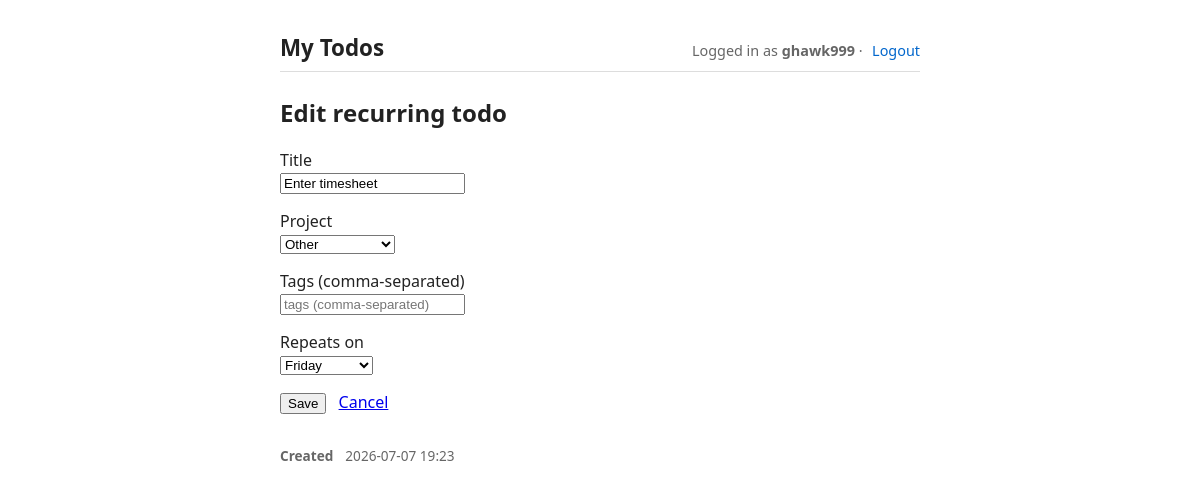
/recurring/edit/9/ (signed in), run on the app's committed database.
### todos/models.py (models this page shows, shortened)
class RecurringTodo(models.Model):
    DAYS_OF_WEEK = [
        (0, 'Monday'),
        (1, 'Tuesday'),
        (2, 'Wednesday'),
        (3, 'Thursday'),
        (4, 'Friday'),
        (5, 'Saturday'),
        (6, 'Sunday'),
    ]
    user = models.ForeignKey(
        settings.AUTH_USER_MODEL,
        on_delete=models.CASCADE,
        related_name='recurring_todos',
    )
    project = models.ForeignKey(
        Project,
        null=True,
        blank=True,
        on_delete=models.SET_NULL,
        related_name='recurring_todos',
    )
    tags = models.ManyToManyField(Tag, blank=True, related_name='recurring_todos')
    title = models.CharField(max_length=200)
    days_until_due = models.PositiveSmallIntegerField(null=True, blank=True)
    day_of_week = models.PositiveSmallIntegerField(choices=DAYS_OF_WEEK, default=6)
    created_at = models.DateTimeField(auto_now_add=True)
    class Meta:
        ordering = ['day_of_week', 'id']

### todos/views.py (the view, shortened to what this page needs)
# urls.py: path('recurring/edit/<int:pk>/', views.recurring_edit, name='recurring_edit'),
@login_required
def recurring_edit(request, pk):
    template = get_object_or_404(RecurringTodo, pk=pk, user=request.user)
    form = RecurringTodoForm(instance=template, user=request.user)
    return render(request, 'todos/recurring_edit.html', {'form': form, 'template': template})

### todos/forms.py (shortened to what this page needs)
class RecurringTodoForm(forms.ModelForm):
    tags_text = forms.CharField(
        required=False,
        label='Tags',
        widget=forms.TextInput(attrs={'placeholder': 'tags (comma-separated)'}),
    )
    class Meta:
        model = RecurringTodo
        fields = ['title', 'project', 'day_of_week']
        widgets = {
            'title': forms.TextInput(attrs={'placeholder': 'What needs doing weekly?', 'autofocus': True}),
        }
    def __init__(self, *args, user=None, **kwargs):
        super().__init__(*args, **kwargs)
        self._user = user
        if user is not None:
            self.fields['project'].queryset = user.projects.all()
        self.fields['project'].required = False
        self.fields['project'].empty_label = '— no project —'
        self.fields['day_of_week'].label = 'Repeats on'
        if self.instance and self.instance.pk and not self.is_bound:
            self.fields['tags_text'].initial = ', '.join(
                self.instance.tags.values_list('name', flat=True)
            )

### todos/models.py (called while the page is built)
    def __str__(self):
        return self.name

### todos/templates/todos/recurring_edit.html (shortened to what this page needs)
{% extends "base.html" %}
{% block content %}
    <h2>Edit recurring todo</h2>
    <form method="post">
        <p>
            <label>Title</label><br>
            {{ form.title }}
        </p>
        <p>
            <label>Project</label><br>
            {{ form.project }}
        </p>
        <p>
            <label>Tags (comma-separated)</label><br>
            {{ form.tags_text }}
        </p>
        <p>
            <label>Repeats on</label><br>
            {{ form.day_of_week }}
        </p>
        <button type="submit">Save</button>
        <a href="{% url 'recurring_list' %}" style="margin-left:.5rem">Cancel</a>
    </form>
    <dl class="timestamps">
        <dt>Created</dt><dd>{{ template.created_at|date:"Y-m-d H:i" }}</dd>
    </dl>
{% endblock %}

### todos/templates/base.html (shortened to what this page needs)
{% load static %}
<!doctype html>
<html lang="en">
<head>
</head>
<body>
<header>
    <h1>My Todos</h1>
    <nav>
        {% if user.is_authenticated %}
            <span class="nav-user">Logged in as <strong>{{ user.username }}</strong> ·</span>
            <form class="inline" method="post" action="{% url 'logout' %}">
                <button type="submit" class="link">Logout</button>
            </form>
        {% else %}
            <a href="{% url 'login' %}">Login</a> · <a href="{% url 'signup' %}">Sign up</a>
        {% endif %}
    </nav>
</header>
<main>
    {% block content %}{% endblock %}
</main>
</body>
</html>

### todos/templates/base.html (style rules this page uses)
body { font-family: system-ui, sans-serif; max-width: 640px; margin: 2rem auto; padding: 0 1rem; color: #222; }
header { display: flex; justify-content: space-between; align-items: baseline; border-bottom: 1px solid #ddd; padding-bottom: .5rem; margin-bottom: 1.5rem; }
header h1 { margin: 0; font-size: 1.4rem; }
header nav { font-size: .9rem; color: #666; display: flex; align-items: center; gap: .6rem; }
header nav .nav-user { line-height: 1.6; }
header nav a, header nav .link { color: #06c; text-decoration: none; background: none; border: none; padding: 0; cursor: pointer; font: inherit; }
form.inline { display: inline; }
button.link { color: #c33; }
dl.timestamps { margin-top: 2rem; font-size: .85rem; color: #666; display: grid; grid-template-columns: max-content 1fr; gap: .1rem .75rem; }
dl.timestamps dt { font-weight: 600; }
dl.timestamps dd { margin: 0; }

### data on the page
RecurringTodo: title "Enter timesheet", project "Other", day_of_week "Friday", created_at "2026-07-07 19:23"

### other printed values
{{ user.username }} "ghawk999"
